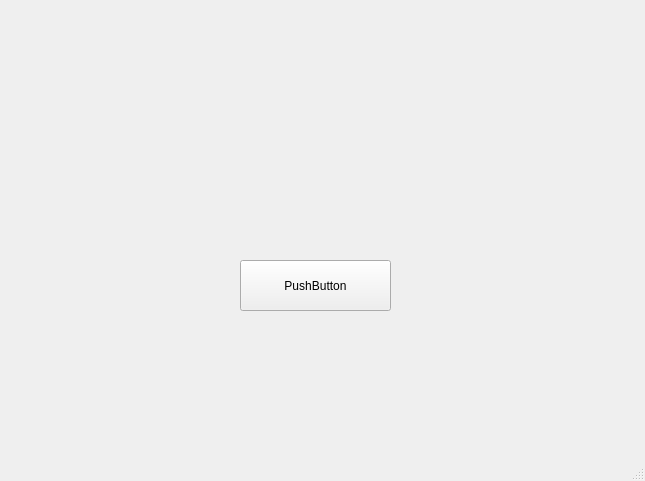
<?xml version="1.0" encoding="UTF-8"?>
<ui version="4.0">
 <class>MainWindow</class>
 <widget class="QMainWindow" name="MainWindow">
  <property name="geometry">
   <rect>
    <x>0</x>
    <y>0</y>
    <width>645</width>
    <height>481</height>
   </rect>
  </property>
  <property name="windowTitle">
   <string>MainWindow</string>
  </property>
  <widget class="QWidget" name="centralwidget">
   <widget class="QPushButton" name="pushButton">
    <property name="geometry">
     <rect>
      <x>240</x>
      <y>260</y>
      <width>151</width>
      <height>51</height>
     </rect>
    </property>
    <property name="text">
     <string>PushButton</string>
    </property>
   </widget>
  </widget>
  <widget class="QMenuBar" name="menubar">
   <property name="geometry">
    <rect>
     <x>0</x>
     <y>0</y>
     <width>645</width>
     <height>26</height>
    </rect>
   </property>
  </widget>
  <widget class="QStatusBar" name="statusbar"/>
 </widget>
 <resources/>
 <connections/>
</ui>
